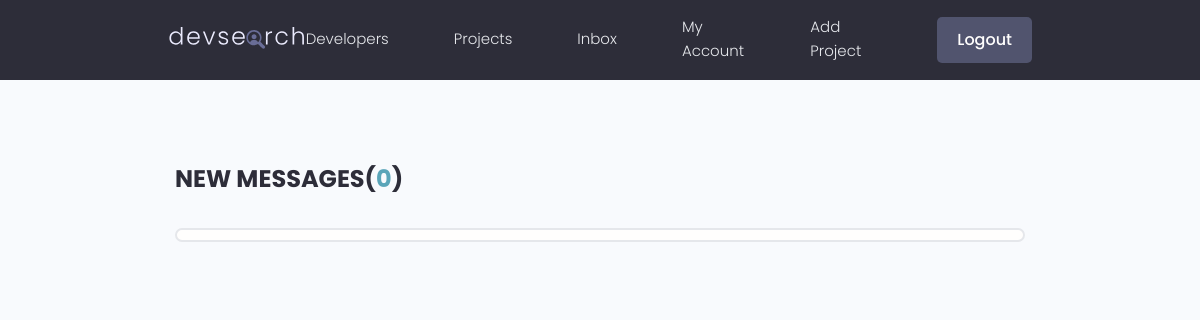
Page /user-inbox/ (signed in) on the earlier database version.
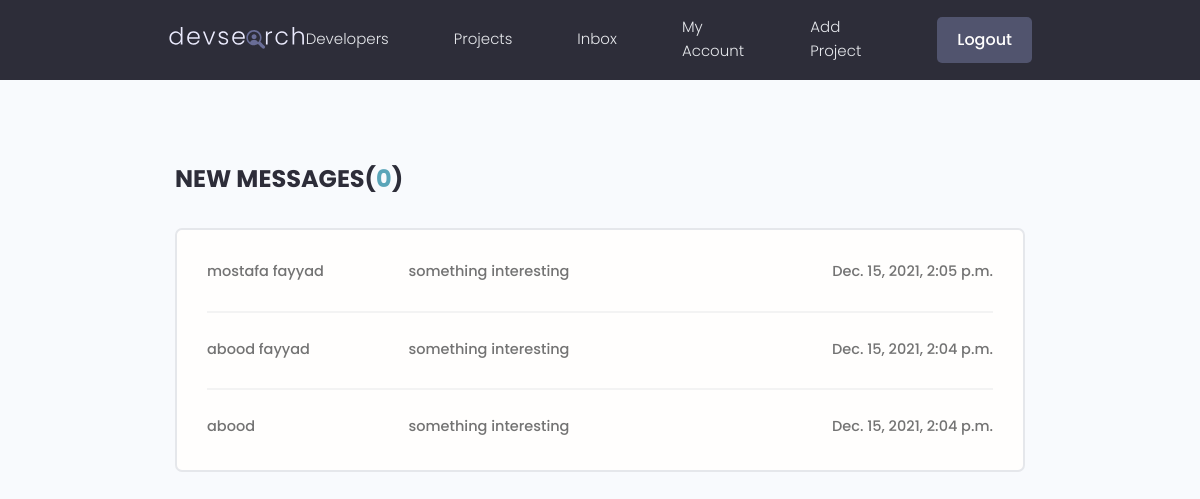
Same page on the later database version.
### users/models.py (models this page shows, shortened)
class Message(models.Model):
    sender = models.ForeignKey(Profile, null=True, blank=True, on_delete=models.SET_NULL)
    receiver = models.ForeignKey(Profile, null=True, blank=True, on_delete=models.SET_NULL, related_name="messages")
    name = models.CharField(max_length=255, blank=True, null=True)
    email = models.EmailField(max_length=255, blank=True, null=True)
    subject = models.CharField(max_length=255, blank=True, null=True)
    body = models.TextField()
    is_read = models.BooleanField(default=False, null=True)
    created = models.DateTimeField(auto_now_add=True)
    id = models.UUIDField(default=uuid.uuid4, unique=True, primary_key=True, editable=False)
    class Meta:
        ordering = ["is_read", "-created"]

### users/views.py (the view)
# urls.py: path("user-inbox/", views.userInbox, name="user-inbox"),
@login_required(login_url="login")
def userInbox(request):
    profile = request.user.profile # get user profile
    profileMessages =  profile.messages.all() # get all user messages
    unReadMessages = profileMessages.filter(is_read=False).count() # get all unread messages
    context = {
        "profileMessages": profileMessages,
        "unReadMessages": unReadMessages
    }
    return render(request, 'users/user_inbox.html', context)

### users/templates/users/user_inbox.html
{% extends "main.html"%} {% block content %}
<main class="inbox my-xl">
  <div class="content-box">
    <h3 class="inbox__title">New Messages(<span>{{unReadMessages}}</span>)</h3>
    <ul class="messages">
      {% for message in profileMessages %} {% if message.is_read == False %}
      <li class="message message--unread">{% else %}</li>
      <li class="message">
        {% endif %}
        <a href="{% url 'user-message' message.id %}">
          <span class="message__author">{{message.name}}</span>
          <span class="message__subject">{{message.subject}}</span>
          <span class="message__date">{{message.created}}</span>
        </a>
      </li>
      {% endfor %}
    </ul>
  </div>
</main>
{% endblock content %}

Differences in the rows shown:
added Message: name "mostafa fayyad", subject "something interesting", created "Dec. 15, 2021, 2:05 p.m."
added Message: name "abood fayyad", subject "something interesting", created "Dec. 15, 2021, 2:04 p.m."
added Message: name "abood", subject "something interesting", created "Dec. 15, 2021, 2:04 p.m."
